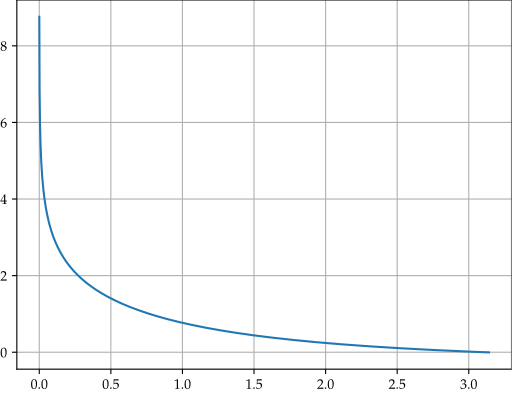

Generate this figure with Python:
import numpy as np
import matplotlib.pyplot as plt

NUM = int(1e4)

def pseudo_rapidity(theta: np.ndarray):
    return - np.log(np.arctan(theta / 2))

def rapidity():
    thetas = np.linspace(0, np.pi, num=NUM)
    plt.plot(thetas, pseudo_rapidity(thetas))
    plt.grid('on')

if __name__ == "__main__":
    from make_all_figures import plot_and_save
    plot_and_save(rapidity)
